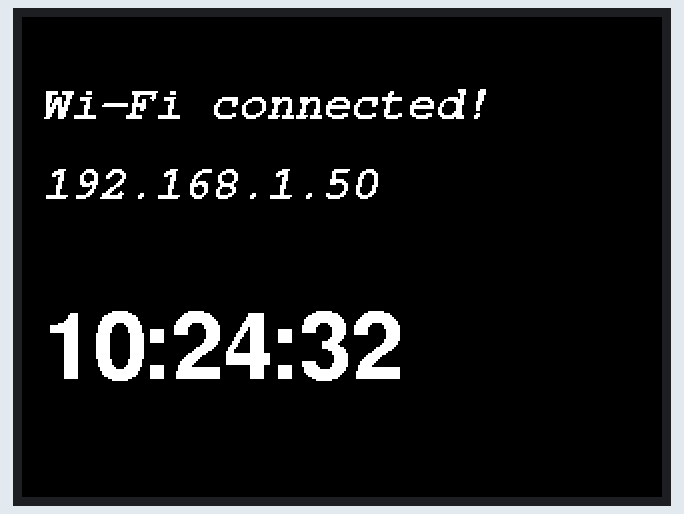
Simulated run of this sketch. Board: ESP32. Shown: 320×240 colour display. WiFi joins after 1.5 s; servers stay silent unless stated; network time is answered at once with the bench clock; the local clock reads 2024-03-15 10:24:30 at power-on unless the sketch sets it.

Above: at 2.2 s.
At 6.3 s:
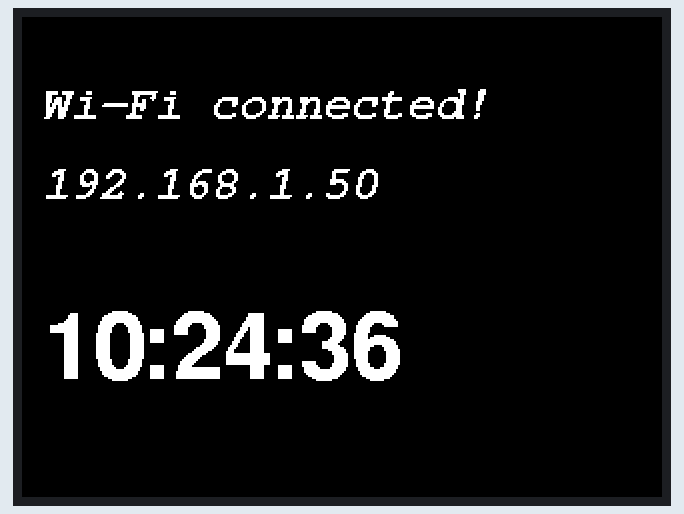
At 10.4 s:
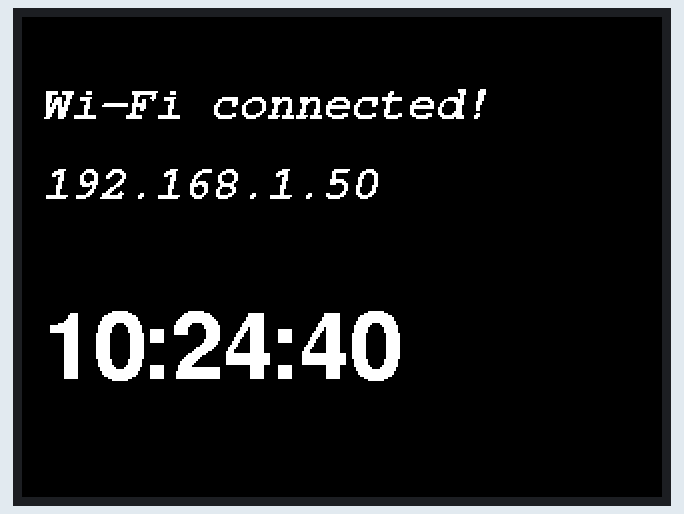
At 19.7 s:
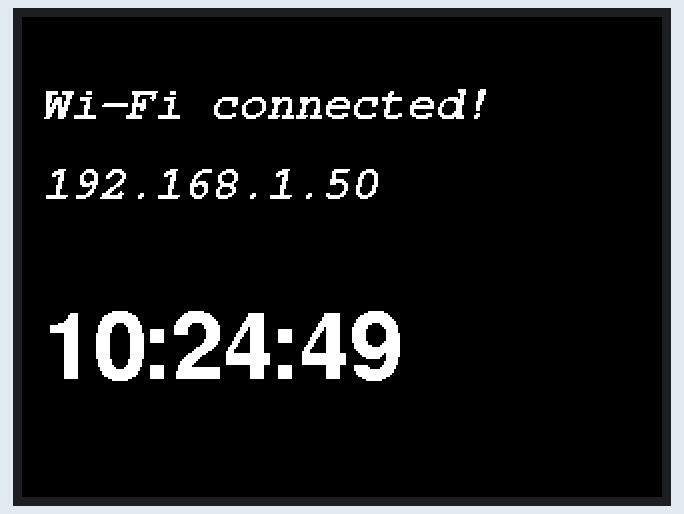
At 29.0 s:
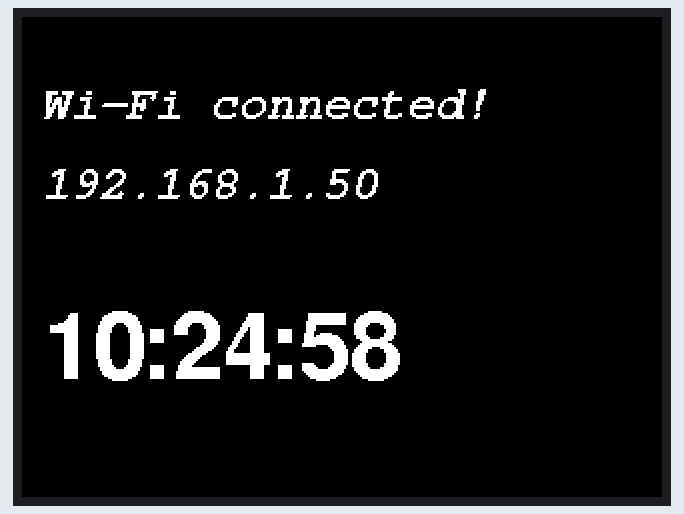
At 38.3 s:
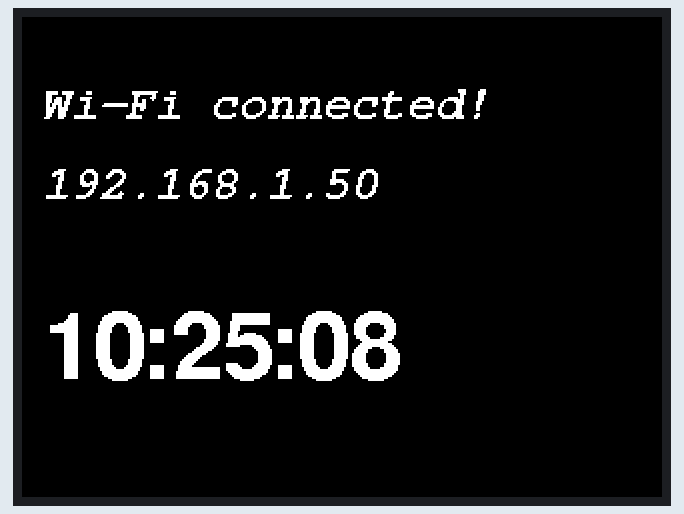

Measured:
- what the display in image 0 shows lasts 1.0 s, from 2.1 s to 3.1 s

The sketch:

internet_clock_esp32_st7789.ino
```cpp
#include <SPI.h>
#include <Adafruit_GFX.h>
#include <Adafruit_ST7789.h>
#include <WiFi.h>
#include <NTPClient.h>
#include <WiFiUdp.h>

// Include the built-in GFX fonts
#include <Fonts/FreeMonoBoldOblique12pt7b.h>  // Font for Wi-Fi messages
#include <Fonts/FreeSerif9pt7b.h>
#include <Fonts/FreeSansBold24pt7b.h>

/*

https://learn.adafruit.com/adafruit-gfx-graphics-library/using-fonts

Adafruit_GFX.h built-in fonts

FreeMono12pt7b.h		FreeSansBoldOblique12pt7b.h
FreeMono18pt7b.h		FreeSansBoldOblique18pt7b.h
FreeMono24pt7b.h		FreeSansBoldOblique24pt7b.h
FreeMono9pt7b.h			FreeSansBoldOblique9pt7b.h
FreeMonoBold12pt7b.h		FreeSansOblique12pt7b.h
FreeMonoBold18pt7b.h		FreeSansOblique18pt7b.h
FreeMonoBold24pt7b.h		FreeSansOblique24pt7b.h
FreeMonoBold9pt7b.h		FreeSansOblique9pt7b.h
FreeMonoBoldOblique12pt7b.h	FreeSerif12pt7b.h
FreeMonoBoldOblique18pt7b.h	FreeSerif18pt7b.h
FreeMonoBoldOblique24pt7b.h	FreeSerif24pt7b.h
FreeMonoBoldOblique9pt7b.h	FreeSerif9pt7b.h
FreeMonoOblique12pt7b.h		FreeSerifBold12pt7b.h
FreeMonoOblique18pt7b.h		FreeSerifBold18pt7b.h
FreeMonoOblique24pt7b.h		FreeSerifBold24pt7b.h
FreeMonoOblique9pt7b.h		FreeSerifBold9pt7b.h
FreeSans12pt7b.h		FreeSerifBoldItalic12pt7b.h
FreeSans18pt7b.h		FreeSerifBoldItalic18pt7b.h
FreeSans24pt7b.h		FreeSerifBoldItalic24pt7b.h
FreeSans9pt7b.h			FreeSerifBoldItalic9pt7b.h
FreeSansBold12pt7b.h		FreeSerifItalic12pt7b.h
FreeSansBold18pt7b.h		FreeSerifItalic18pt7b.h
FreeSansBold24pt7b.h		FreeSerifItalic24pt7b.h
FreeSansBold9pt7b.h		FreeSerifItalic9pt7b.h
*/
// Font for the clock

// Wi-Fi credentials
const char* ssid = "your_ssid";
const char* password = "your_password";

// Time setup
const long utcOffsetInSeconds = -3 * 3600; // GMT-3

// Pins for SPI communication
#define TFT_CS    15
#define TFT_DC    2
#define TFT_RST   5
#define TFT_MOSI  23
#define TFT_SCLK  18

// Create an instance of the ST7789 display
Adafruit_ST7789 tft = Adafruit_ST7789(TFT_CS, TFT_DC, TFT_RST);

// NTP Client to get time
WiFiUDP ntpUDP;
NTPClient timeClient(ntpUDP, "pool.ntp.org", utcOffsetInSeconds);

void setup() {
  // Initialize the SPI display
  tft.init(240, 320); // Initialize the display with width and height
  tft.setRotation(3); // Set the rotation to PORTRAIT_INVERTED (3 for portrait inverted mode)
  tft.fillScreen(ST77XX_BLACK); // Clear the screen with black color

  // Set up the smaller font for Wi-Fi messages
  tft.setFont(&FreeMonoBoldOblique12pt7b);
  tft.setTextColor(ST77XX_WHITE);
  tft.setTextSize(1); // Text size multiplier (1 means normal size for this font)

  // Connect to Wi-Fi
  tft.setCursor(10, 50);
  tft.println("Connecting to Wi-Fi...");
  WiFi.begin(ssid, password);
  while (WiFi.status() != WL_CONNECTED) {
    delay(500);
    tft.fillScreen(ST77XX_BLACK);
    tft.setCursor(10, 50);
    tft.println("Connecting to Wi-Fi...");
  }

  // Once connected, display the IP address
  tft.fillScreen(ST77XX_BLACK);
  tft.setCursor(10, 50);
  tft.println("Wi-Fi connected!");

  // Display the IP address
  tft.setCursor(10, 90);
  tft.println(WiFi.localIP());

  // Initialize NTP Client
  timeClient.begin();
}

void loop() {
  // Update the time from NTP server
  timeClient.update();

  // Get the formatted time
  String formattedTime = timeClient.getFormattedTime();

  // Clear the previous time displayed
  tft.fillRect(0, 120, 240, 100, ST77XX_BLACK); // Clear a rectangle area where the time is displayed

  // Set up the larger font for the clock
  tft.setFont(&FreeSansBold24pt7b);
  tft.setTextSize(1); // Larger text size multiplier

  // Display the current time in large letters
  tft.setCursor(10, 180); // Adjust the cursor to center the text
  tft.println(formattedTime);

  // Wait for 1 second before updating the time again
  delay(1000);
}
```
